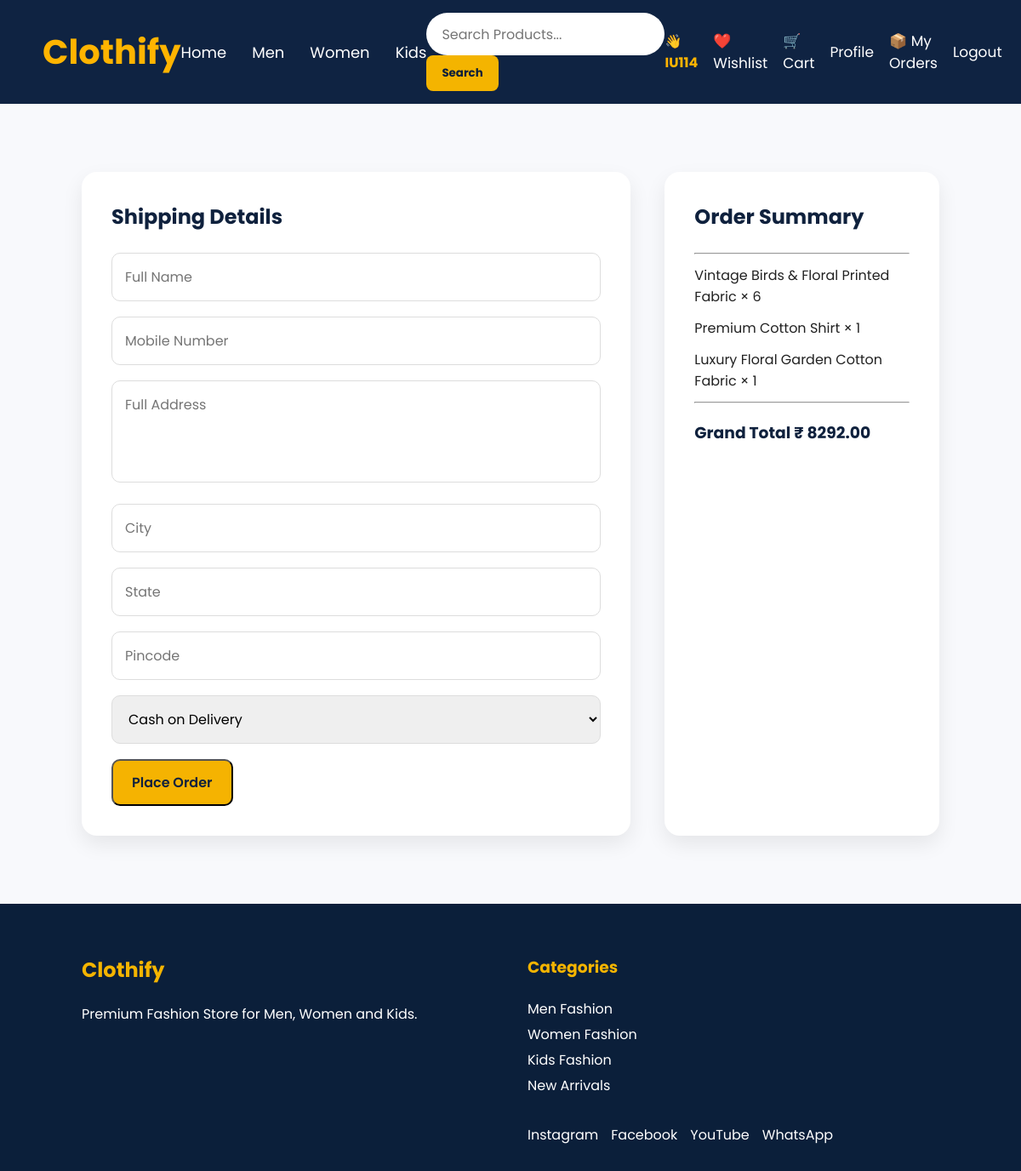
/checkout/ (signed in), run on an earlier commit of the app's database.
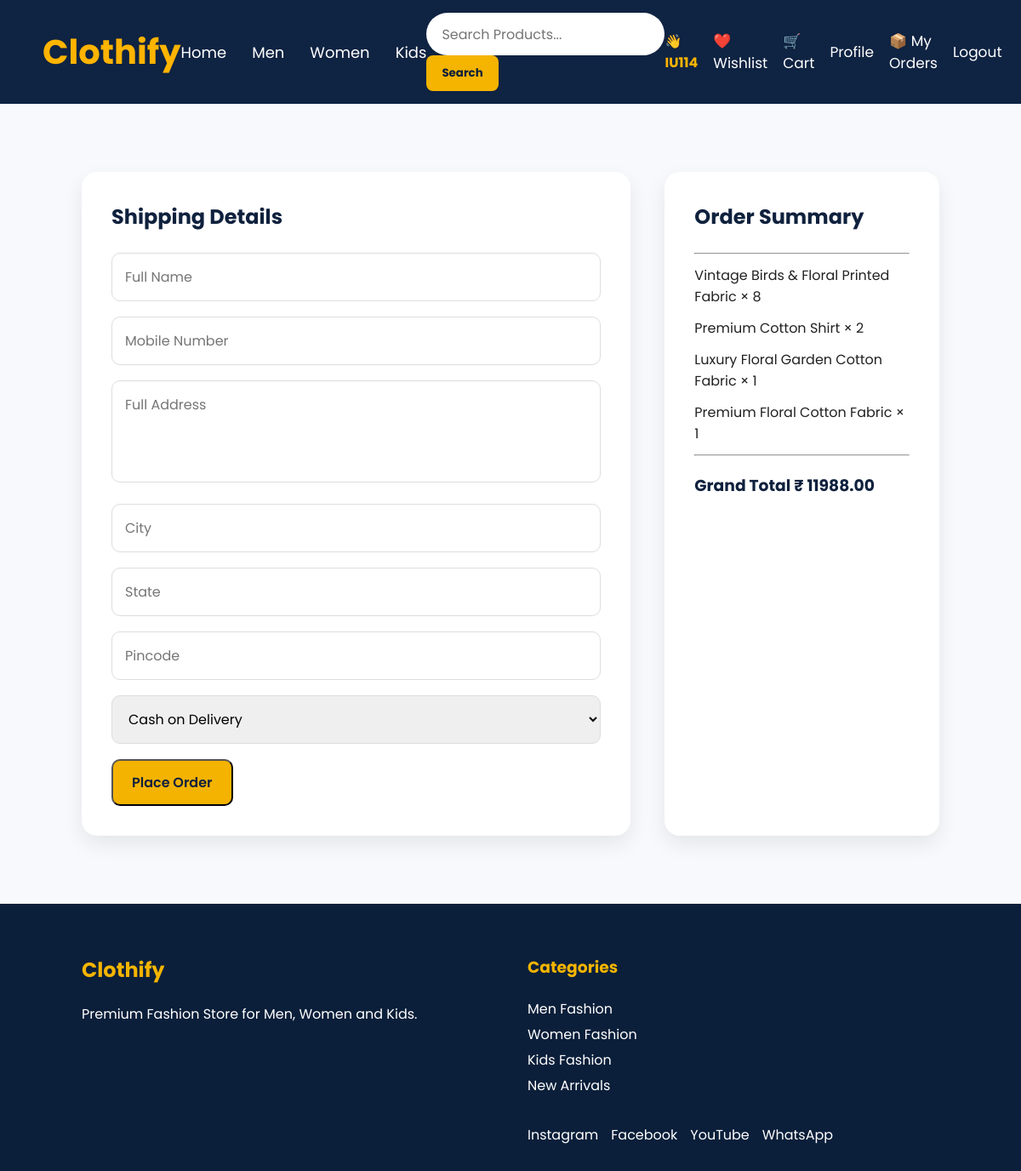
And on a later commit of the database.
### products/models.py (models this page shows, shortened)
class Cart(models.Model):
    user = models.ForeignKey(User, on_delete=models.CASCADE)
    product = models.ForeignKey(Product, on_delete=models.CASCADE)
    quantity = models.PositiveIntegerField(default=1)
    added_at = models.DateTimeField(auto_now_add=True)

class Product(models.Model):
    name = models.CharField(max_length=200)
    price = models.DecimalField(max_digits=10, decimal_places=2)
    original_price = models.DecimalField(
        max_digits=10,
        decimal_places=2,
        default=0
    )
    description = models.TextField()
    category = models.CharField(max_length=100)
    image = models.ImageField(upload_to='products/')
    stock = models.PositiveIntegerField(default=0)
    rating = models.DecimalField(
        max_digits=2,
        decimal_places=1,
        default=5.0
    )
    discount = models.PositiveIntegerField(default=0)
    created_at = models.DateTimeField(auto_now_add=True)

### products/views.py (the view, shortened to what this page needs)
@login_required
def checkout(request):
    cart_items = Cart.objects.filter(user=request.user)
    total = 0
    for item in cart_items:
        total += item.product.price * item.quantity
    return render(
        request,
        "checkout.html",
        {
            "cart_items": cart_items,
            "total": total
        }
    )

### templates/checkout.html (shortened to what this page needs)
{% load static %}
<!DOCTYPE html>
<html lang="en">
<head>
    <link rel="stylesheet" href="{% static 'css/style.css' %}">
</head>
<body>
{% include 'navbar.html' %}
<section class="checkout">
    <div class="checkout-container">
        <div class="checkout-form">
            <h2>Shipping Details</h2>
            <form method="POST">
                <input
                    type="text"
                    name="full_name"
                    placeholder="Full Name"
                    required
                >
                <input
                    type="text"
                    name="mobile"
                    placeholder="Mobile Number"
                    required
                >
                <textarea
                    name="address"
                    placeholder="Full Address"
                    required
                ></textarea>
                <input
                    type="text"
                    name="city"
                    placeholder="City"
                    required
                >
                <input
                    type="text"
                    name="state"
                    placeholder="State"
                    required
                >
                <input
                    type="text"
                    name="pincode"
                    placeholder="Pincode"
                    required
                >
                <select name="payment_method">
                    <option>
                        Cash on Delivery
                    </option>
                </select>
                <button
                    type="submit"
                    class="buy-btn">
                    Place Order
                </button>
            </form>
        </div>
        <div class="order-summary">
            <h2>Order Summary</h2>
            <hr>
            {% for item in cart_items %}
            <p>
                {{ item.product.name }}
                ×
                {{ item.quantity }}
            </p>
            {% endfor %}
            <hr>
            <h3>
                Grand Total
                ₹ {{ total }}
            </h3>
        </div>
    </div>
</section>
{% include 'footer.html' %}
</body>
</html>

What changed in the data, as far as the page shows it:
changed Cart "Vintage Birds & Floral Printed Fabric": quantity "6" → "8"
changed Cart "Premium Cotton Shirt": quantity "1" → "2"
added Cart: product.name "Premium Floral Cotton Fabric", quantity "1"
Also different on the page:
{{ total }}: "8292.00" → "11988.00"
